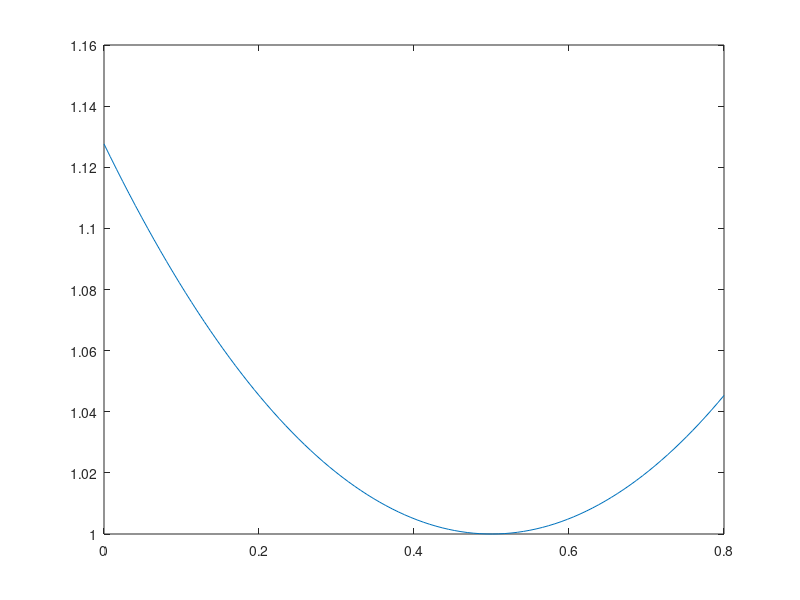

Write the MATLAB code that produced this figure. (Note: this script raises an error after producing the figure.)
clear
clc
close all

% definiamo la funzione che descrive la sezione del solido nel piano
f = @(x) cosh(x - 0.5);

% definiamo l'intervallo di integrazione
a = 0;
b = 0.8;
x_q = linspace(a, b, 100);

% definiamo il volume esatto del solido
% V = pi * int_a^b f(x)^2 dx
V_ex = pi * ( (sinh(1) + sinh(3/5)) / 4 + 2/5);

%% 1

% plottiamo la funzione f(x)
plot(x_q, f(x_q));

%% 2, 3, 4

% scriviamo le funzioni di integrazione per i metodi del punto medio,
% trapezi e Simpson

% dalla teoria:
%   - PUNTO MEDIO:
%       - punti medi:                   xm_k = (x_(k-1) + x_k) / 2
%       - lunghezza sttointervallo:     h = (b - a) / M
%           - numero di intervalli:     M
%       - formula:                      I = h * sum_k=1^M ( f(xm_k) )
%   - TRAPEZI:
%       - nodi:                         x_k
%       - lunghezza sttointervallo:     h = (b - a) / M
%       - formula:                      I = (h/2) * (f(a) + f(b)) + h * sum_k=1^(M-1) ( f(x_k) )
%   - SIMPSON:
%       - nodi:                         x_k
%       - punti medi:                   xm_k = (x_(k-1) + x_k) / 2
%       - lunghezza sttointervallo:     h = (b - a) / M
%       - formula:                      I = (h/6) * sum_k=1^M ( f(x_(k-1)) + 4 * f(xm_k) + f(x_k) )

% vedi le funzioni pmedcomp.m, trapcomp.m e simpcomp.m

%% 5

% inizializzo i vettori per i risultati delle integrazioni
I_pm = [];
I_t = [];
I_s = [];

% definisco il numero di intervalli
N = 1:20;

% definisco la funzione di cui calcolare l'integrale di volume
V_N = @(x) pi * f(x).^2;

% calcolo il volume del solido per ogni metodo di integrazione e per ogni
% numero di intervalli
for n = N
    I_pm = [I_pm, pmedcomp(a, b, n, V_N)];
    I_t = [I_t, trapcomp(a, b, n, V_N)];
    I_s = [I_s, simpcomp(a, b, n, V_N)];
end

% plottiamo i risultati delle integrazioni
figure
plot(N, I_pm, 'r', N, I_t, 'g', N, I_s, 'b', N, V_ex * ones(1, length(N)), 'k--')
legend('Punto medio', 'Trapezi', 'Simpson', 'Valore esatto')

%% 6

% calcoliamo gli errori relativi tra i risultati delle integrazioni e il
% valore esatto del volume del solido
err = [abs(I_pm - V_ex); abs(I_t - V_ex); abs(I_s - V_ex)];

% calcoliamo la lunghezza degli intervalli
H = (b - a)./N;

% plottiamo gli errori relativi in scala logaritmica in funzione della
% lunghezza degli intervalli
figure
loglog(H, err)
hold on
loglog(H, H.^2, '--', H, H.^4, '--')
legend('Err. Punto medio', 'Err. Trapezi', 'Err. Simpson', 'H^2', 'H^4')

%% 7

% dalla teoria sappiamo che gli errori possono essere stimati come:

% PM e TRAP:
%   err <= C * ((b - a)/N)^2 * |f''|_max <= toll
%   N = ceil( (b-a) * sqrt((|f''|_max * C / toll)))
% con:
%   - C = (b - a) / 24      per PM
%   - C = (b - a) / 12      per TRAP

% SIMP
%   err <= C * ((b - a)/N)^4 * |f''''|_max <= toll
%   N = ceil( (b-a) * ((|f''''|_max * C / toll))^(1/4))
% con:
%   - C = (b - a) / (16 * 180)

% definisco la tolleranza
toll = 1e-5;

% calcolo la derivata seconda e quarta della funzione di integrazione
% V_N = pi * f(x)^2
d2fun = @(x) 2*pi*cosh(x-0.5).^2 + 2*pi*sinh(x-0.5).^2;
d4fun = @(x) 8*pi*cosh(x-0.5).^2 + 8*pi*sinh(x-0.5).^2;

% definisco i valori di C per i metodi del punto medio, trapezi e Simpson
C_pm = (b - a) / 24;
C_trap = (b - a) / 12;
C_simp = (b - a) / (16 * 180);

% calcolo il numero minimo di intervalli per ogni metodo di integrazione in
% modo che l'errore sia minore della tolleranza
N_pm = ceil( (b - a) * sqrt((C_pm * max(abs(d2fun(x_q)))) / toll));
N_trap = ceil( (b - a) * sqrt((C_trap * max(abs(d2fun(x_q)))) / toll));
N_simp = ceil( (b - a) * ((C_simp * max(abs(d4fun(x_q)))) / toll)^(1/4));

fprintf('Numero minimo di intervalli per il metodo del punto medio: %d\n', N_pm)
fprintf('Numero minimo di intervalli per il metodo dei trapezi: %d\n', N_trap)
fprintf('Numero minimo di intervalli per il metodo di Simpson: %d\n', N_simp)
fprintf('Tolleranza: %e\n', toll)

% calcolo il volume del solido con i metodi del punto medio, trapezi e
% Simpson con il numero minimo di intervalli trovato
V_pm_tol = pmedcomp(a, b, N_pm, V_N);
err_pm = abs(V_pm_tol - V_ex);
V_trap_tol = trapcomp(a, b, N_trap, V_N);
err_trap = abs(V_trap_tol - V_ex);
V_simp_tol = simpcomp(a, b, N_simp, V_N);
err_simp = abs(V_simp_tol - V_ex);

fprintf('Errore relativo con il metodo del punto medio: %e\n', err_pm)
fprintf('Errore relativo con il metodo dei trapezi: %e\n', err_trap)
fprintf('Errore relativo con il metodo di Simpson: %e\n', err_simp)
% gli errori sono tutti sotto alla tolleranza!

%% 8

% scriviamo la funzione di integrazione per il metodo di Gauss-Legendre

% dalla teoria, sull'intervallo di riferimento [-1, 1] e per la formula a
% due punti:
%   - nodi:         y_0_ = -1/sqrt(3);      y_1_ = +1/sqrt(3)
%   - pesi:         w_0_ = 1;               w_1_ = 1

% passando all'intervallo generico [a, b], sempre per due punti:
%   - cambio di variabile:       phi(y) = (a+b)/2 + (b-a)/2 * y
%   - nodi:                     y_0 = (a+b)/2 + (b-a)/2 * y_0_;
%                               y_1 = (a+b)/2 + (b-a)/2 * y_1_
%   - pesi:                     w_0 = (b-a)/2 * w_0_;
%                               w_1 = (b-a)/2 * w_1_
% dunque:
%   - nodi:         y_0 = (a+b)/2 - (b-a)/2 * 1/sqrt(3);
%                   y_1 = (a+b)/2 + (b-a)/2 * 1/sqrt(3)
%   - pesi:         w_0 = (b-a)/2;          w_1 = (b-a)/2

% in generale vale che:
%   I = sum_k=0^N ( w_k * f(y_k) )
% per quella a due punti
%   I = sum_k=0^1 ( w_k * f(y_k) )

% vedi la funzione gausscomp.m

%% 9

% inizializzo il vettore per i risultati delle integrazioni
V_gl = [];

% per lo stesso numero di intervalli N usato per gli altri metodi
for n = N
    V_gl = [V_gl, gausscomp(a, b, n, V_N)];
end

% plottiamo i risultati delle integrazioni
figure
plot(N, V_gl, 'm', N, V_ex * ones(1, n), 'k--')
legend('Gauss-Legendre', 'Valore esatto')

% plottiamo gli errori relativi in scala logaritmica in funzione della
% lunghezza degli intervalli
figure
loglog(H, abs(V_gl - V_ex))
hold on
loglog(H, H.^2, '--', H, H.^4, '--')
legend('Gauss-Legendre', 'H^2', 'H^4')

% l'ordine di convergenza di gauss-legendre è 4 (l'errore decresce come
% H^4)
% confrontato con trapezio e simpson:
%   - trapezio: ordine di convergenza 2
%       - formula a due punti come GL ma con ordine di convergenza pià
%         basso
%   - simpson: ordine di convergenza 4
%       - ha lo stesso ordine di convergenza di GL, ma ha un punto in più
